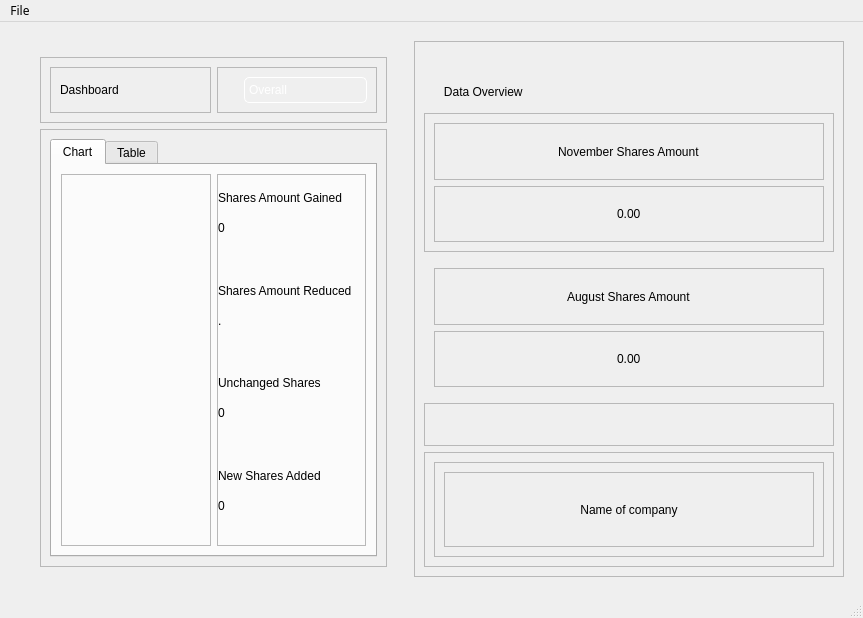
<?xml version="1.0" encoding="UTF-8"?>
<ui version="4.0">
 <class>MainWindow</class>
 <widget class="QMainWindow" name="MainWindow">
  <property name="geometry">
   <rect>
    <x>0</x>
    <y>0</y>
    <width>863</width>
    <height>618</height>
   </rect>
  </property>
  <property name="font">
   <font>
    <family>Railway</family>
   </font>
  </property>
  <property name="windowTitle">
   <string>MainWindow</string>
  </property>
  <property name="styleSheet">
   <string notr="true">@font-face{
	src:url(:/fonts/1x/Railway.otf)
}</string>
  </property>
  <property name="tabShape">
   <enum>QTabWidget::Rounded</enum>
  </property>
  <widget class="QWidget" name="centralwidget">
   <layout class="QVBoxLayout" name="verticalLayout_12">
    <item>
     <widget class="QFrame" name="frame_2">
      <property name="styleSheet">
       <string notr="true">#frame_2 {
	border-image: url(:/assets/1x/1x/Asset 3.png) 0 0 0 0 stretch stretch;
    background-color: transparent; /* Ensure the background does not affect child widgets */
}
</string>
      </property>
      <property name="frameShape">
       <enum>QFrame::StyledPanel</enum>
      </property>
      <property name="frameShadow">
       <enum>QFrame::Raised</enum>
      </property>
      <layout class="QHBoxLayout" name="horizontalLayout">
       <item>
        <widget class="QFrame" name="outerFrame">
         <property name="maximumSize">
          <size>
           <width>873</width>
           <height>16777215</height>
          </size>
         </property>
         <property name="styleSheet">
          <string notr="true">#outerFrame {
	border-image: url(:/assets/1x/1x/Asset 2.png) 0 0 0 0 stretch stretch;
    background-color: transparent; /* Ensure the background does not affect child widgets */
}
</string>
         </property>
         <property name="frameShape">
          <enum>QFrame::StyledPanel</enum>
         </property>
         <property name="frameShadow">
          <enum>QFrame::Raised</enum>
         </property>
         <layout class="QVBoxLayout" name="verticalLayout_2">
          <property name="leftMargin">
           <number>20</number>
          </property>
          <property name="topMargin">
           <number>15</number>
          </property>
          <property name="rightMargin">
           <number>20</number>
          </property>
          <item>
           <widget class="QFrame" name="frame_15">
            <property name="styleSheet">
             <string notr="true">@font-face {
        font-family: &quot;Railway&quot;;
        src: url(:/fonts/1x/Railway.otf);
    }
#comboBox{
	font-family:&quot;Railway&quot;;
	font-size: 14pt;
}
#label_2{
	color: rgb(255, 255, 255);
	font-family:&quot;Railway&quot;;
	font-size:10pt;
}
#label_3{
font-family:&quot;Railway&quot;;
font-size:18pt;
color: rgb(255, 255, 255);
}

</string>
            </property>
            <property name="frameShape">
             <enum>QFrame::StyledPanel</enum>
            </property>
            <property name="frameShadow">
             <enum>QFrame::Raised</enum>
            </property>
            <layout class="QHBoxLayout" name="horizontalLayout_6">
             <property name="leftMargin">
              <number>9</number>
             </property>
             <property name="topMargin">
              <number>9</number>
             </property>
             <property name="rightMargin">
              <number>9</number>
             </property>
             <item>
              <widget class="QFrame" name="frame_16">
               <property name="frameShape">
                <enum>QFrame::StyledPanel</enum>
               </property>
               <property name="frameShadow">
                <enum>QFrame::Raised</enum>
               </property>
               <layout class="QVBoxLayout" name="verticalLayout">
                <item>
                 <widget class="QLabel" name="label_3">
                  <property name="styleSheet">
                   <string notr="true"/>
                  </property>
                  <property name="text">
                   <string>Dashboard</string>
                  </property>
                  <property name="scaledContents">
                   <bool>true</bool>
                  </property>
                 </widget>
                </item>
               </layout>
              </widget>
             </item>
             <item>
              <widget class="QFrame" name="frame_17">
               <property name="frameShape">
                <enum>QFrame::StyledPanel</enum>
               </property>
               <property name="frameShadow">
                <enum>QFrame::Raised</enum>
               </property>
               <layout class="QVBoxLayout" name="verticalLayout_11">
                <item alignment="Qt::AlignRight|Qt::AlignVCenter">
                 <widget class="QComboBox" name="comboBox">
                  <property name="mouseTracking">
                   <bool>false</bool>
                  </property>
                  <property name="tabletTracking">
                   <bool>false</bool>
                  </property>
                  <property name="styleSheet">
                   <string notr="true">QComboBox {
    background: transparent;
    color: white;
    border: 1px solid white;
    border-radius: 5px; /* Optional: Rounded corners */
    padding: 4px;
}

QComboBox::drop-down {
    background: transparent;
    border: none;
    width: 20px;
}

QComboBox::down-arrow {
	image:url(:/assets/1x/1x/icons8-arrow-down-100.png);
    width: 16px;
    height: 16px;
}

QComboBox QAbstractItemView {
    background: rgba(0, 0, 0, 0.7);
    color: white;
    border: 1px solid white;
}
</string>
                  </property>
                  <property name="inputMethodHints">
                   <set>Qt::ImhNone</set>
                  </property>
                  <property name="currentIndex">
                   <number>0</number>
                  </property>
                  <property name="maxVisibleItems">
                   <number>10</number>
                  </property>
                  <property name="sizeAdjustPolicy">
                   <enum>QComboBox::AdjustToContents</enum>
                  </property>
                  <property name="minimumContentsLength">
                   <number>5</number>
                  </property>
                  <property name="duplicatesEnabled">
                   <bool>false</bool>
                  </property>
                  <property name="frame">
                   <bool>false</bool>
                  </property>
                  <property name="modelColumn">
                   <number>0</number>
                  </property>
                  <item>
                   <property name="text">
                    <string>Overall </string>
                   </property>
                  </item>
                  <item>
                   <property name="text">
                    <string>Shares Gained</string>
                   </property>
                  </item>
                  <item>
                   <property name="text">
                    <string>Shares Reduced</string>
                   </property>
                  </item>
                  <item>
                   <property name="text">
                    <string>Unchanged</string>
                   </property>
                  </item>
                  <item>
                   <property name="text">
                    <string>New added</string>
                   </property>
                  </item>
                 </widget>
                </item>
               </layout>
              </widget>
             </item>
            </layout>
           </widget>
          </item>
          <item>
           <widget class="QFrame" name="frame">
            <property name="sizePolicy">
             <sizepolicy hsizetype="Preferred" vsizetype="Preferred">
              <horstretch>0</horstretch>
              <verstretch>0</verstretch>
             </sizepolicy>
            </property>
            <property name="layoutDirection">
             <enum>Qt::LeftToRight</enum>
            </property>
            <property name="styleSheet">
             <string notr="true"/>
            </property>
            <property name="frameShape">
             <enum>QFrame::StyledPanel</enum>
            </property>
            <property name="frameShadow">
             <enum>QFrame::Raised</enum>
            </property>
            <layout class="QVBoxLayout" name="verticalLayout_10">
             <item>
              <widget class="QTabWidget" name="tabWidget">
               <property name="sizePolicy">
                <sizepolicy hsizetype="Preferred" vsizetype="Expanding">
                 <horstretch>0</horstretch>
                 <verstretch>0</verstretch>
                </sizepolicy>
               </property>
               <property name="layoutDirection">
                <enum>Qt::LeftToRight</enum>
               </property>
               <property name="styleSheet">
                <string notr="true">    @font-face {
        font-family: &quot;Railway&quot;;
        src: url(:/fonts/1x/Railway.otf);
    }
QTabWidget{
	color: rgb(255, 255, 255);
	font-family:&quot;Railway&quot;;
	font-size:13pt;
}
QTabWidget::pane {
		
        border: 0; /* Remove the border around the widget */
        background: transparent; /* Transparent background */
    }
    QTabBar::tab {
        background: transparent; /* Transparent tab background */
        color: white; /* Text color */

    }
    QTabBar::tab:selected {
        background: rgba(255, 255, 255, 0.2); /* Semi-transparent for selected tab */
    }
    QTabBar::tab:hover {
        background: rgba(255, 255, 255, 0.1); /* Hover effect */
    }</string>
               </property>
               <property name="tabPosition">
                <enum>QTabWidget::North</enum>
               </property>
               <property name="tabShape">
                <enum>QTabWidget::Rounded</enum>
               </property>
               <property name="currentIndex">
                <number>0</number>
               </property>
               <widget class="QWidget" name="tabWidgetPage2">
                <attribute name="title">
                 <string>Chart</string>
                </attribute>
                <layout class="QHBoxLayout" name="horizontalLayout_2">
                 <item>
                  <widget class="QFrame" name="frame_18">
                   <property name="sizePolicy">
                    <sizepolicy hsizetype="Expanding" vsizetype="Expanding">
                     <horstretch>0</horstretch>
                     <verstretch>0</verstretch>
                    </sizepolicy>
                   </property>
                   <property name="maximumSize">
                    <size>
                     <width>617</width>
                     <height>16777215</height>
                    </size>
                   </property>
                   <property name="styleSheet">
                    <string notr="true">    @font-face {
        font-family: &quot;Railway&quot;;
        src: url(:/fonts/1x/Railway.otf);
    }
#frame_18{
	font-family:&quot;Railway&quot;;
	background-color: transparent;
}</string>
                   </property>
                   <property name="frameShape">
                    <enum>QFrame::StyledPanel</enum>
                   </property>
                   <property name="frameShadow">
                    <enum>QFrame::Raised</enum>
                   </property>
                   <layout class="QVBoxLayout" name="verticalLayout_14">
                    <property name="leftMargin">
                     <number>1</number>
                    </property>
                    <property name="topMargin">
                     <number>1</number>
                    </property>
                    <property name="rightMargin">
                     <number>1</number>
                    </property>
                    <property name="bottomMargin">
                     <number>1</number>
                    </property>
                   </layout>
                  </widget>
                 </item>
                 <item>
                  <widget class="QFrame" name="frame_19">
                   <property name="sizePolicy">
                    <sizepolicy hsizetype="Expanding" vsizetype="Expanding">
                     <horstretch>0</horstretch>
                     <verstretch>0</verstretch>
                    </sizepolicy>
                   </property>
                   <property name="maximumSize">
                    <size>
                     <width>200</width>
                     <height>16777215</height>
                    </size>
                   </property>
                   <property name="styleSheet">
                    <string notr="true">    @font-face {
        font-family: &quot;Railway&quot;;
        src: url(:/fonts/1x/Railway.otf);
    }
QFrame{
	
	font-size: 14pt;
	font-family: &quot;Railway&quot;;
	color: rgb(255, 255, 255);
}
#high_lbl{
	color: rgb(0, 159, 0);
	font-size: 15pt;font-family: &quot;Railway&quot;;
}
#low_lbl{
	color: rgb(255, 0, 0);
	font-size: 15pt;font-family: &quot;Railway&quot;;
}
#equal_lbl{
	color: rgb(255, 255, 127);
	font-size: 15pt;font-family: &quot;Railway&quot;;
}
#new_lbl{
	color: rgb(0, 170, 255);
	font-size: 15pt;font-family: &quot;Railway&quot;;
}</string>
                   </property>
                   <property name="frameShape">
                    <enum>QFrame::StyledPanel</enum>
                   </property>
                   <property name="frameShadow">
                    <enum>QFrame::Raised</enum>
                   </property>
                   <layout class="QVBoxLayout" name="verticalLayout_13">
                    <property name="spacing">
                     <number>0</number>
                    </property>
                    <property name="leftMargin">
                     <number>0</number>
                    </property>
                    <property name="topMargin">
                     <number>0</number>
                    </property>
                    <property name="rightMargin">
                     <number>0</number>
                    </property>
                    <property name="bottomMargin">
                     <number>0</number>
                    </property>
                    <item alignment="Qt::AlignVCenter">
                     <widget class="QLabel" name="high">
                      <property name="text">
                       <string>Shares Amount Gained</string>
                      </property>
                      <property name="textFormat">
                       <enum>Qt::AutoText</enum>
                      </property>
                      <property name="scaledContents">
                       <bool>false</bool>
                      </property>
                      <property name="wordWrap">
                       <bool>false</bool>
                      </property>
                     </widget>
                    </item>
                    <item alignment="Qt::AlignTop">
                     <widget class="QLabel" name="high_lbl">
                      <property name="sizePolicy">
                       <sizepolicy hsizetype="Expanding" vsizetype="Preferred">
                        <horstretch>0</horstretch>
                        <verstretch>0</verstretch>
                       </sizepolicy>
                      </property>
                      <property name="text">
                       <string>0</string>
                      </property>
                      <property name="scaledContents">
                       <bool>true</bool>
                      </property>
                     </widget>
                    </item>
                    <item alignment="Qt::AlignVCenter">
                     <widget class="QLabel" name="low">
                      <property name="text">
                       <string>Shares Amount Reduced</string>
                      </property>
                     </widget>
                    </item>
                    <item alignment="Qt::AlignTop">
                     <widget class="QLabel" name="low_lbl">
                      <property name="sizePolicy">
                       <sizepolicy hsizetype="Expanding" vsizetype="Preferred">
                        <horstretch>0</horstretch>
                        <verstretch>0</verstretch>
                       </sizepolicy>
                      </property>
                      <property name="text">
                       <string>.</string>
                      </property>
                      <property name="scaledContents">
                       <bool>true</bool>
                      </property>
                     </widget>
                    </item>
                    <item>
                     <widget class="QLabel" name="equal">
                      <property name="styleSheet">
                       <string notr="true">#frame_19{
	color: rgb(255, 255, 255);
	font: 8pt &quot;Railway&quot;;
}</string>
                      </property>
                      <property name="text">
                       <string>Unchanged Shares </string>
                      </property>
                     </widget>
                    </item>
                    <item alignment="Qt::AlignTop">
                     <widget class="QLabel" name="equal_lbl">
                      <property name="sizePolicy">
                       <sizepolicy hsizetype="Expanding" vsizetype="Preferred">
                        <horstretch>0</horstretch>
                        <verstretch>0</verstretch>
                       </sizepolicy>
                      </property>
                      <property name="text">
                       <string>0</string>
                      </property>
                      <property name="scaledContents">
                       <bool>true</bool>
                      </property>
                     </widget>
                    </item>
                    <item>
                     <widget class="QLabel" name="new_">
                      <property name="text">
                       <string>New Shares Added</string>
                      </property>
                     </widget>
                    </item>
                    <item alignment="Qt::AlignTop">
                     <widget class="QLabel" name="new_lbl">
                      <property name="sizePolicy">
                       <sizepolicy hsizetype="Expanding" vsizetype="Preferred">
                        <horstretch>0</horstretch>
                        <verstretch>0</verstretch>
                       </sizepolicy>
                      </property>
                      <property name="text">
                       <string>0</string>
                      </property>
                      <property name="scaledContents">
                       <bool>true</bool>
                      </property>
                     </widget>
                    </item>
                   </layout>
                  </widget>
                 </item>
                </layout>
               </widget>
               <widget class="QWidget" name="tabWidgetPage1">
                <attribute name="title">
                 <string>Table</string>
                </attribute>
                <layout class="QVBoxLayout" name="verticalLayout_15">
                 <item>
                  <widget class="QFrame" name="frame_20">
                   <property name="frameShape">
                    <enum>QFrame::StyledPanel</enum>
                   </property>
                   <property name="frameShadow">
                    <enum>QFrame::Raised</enum>
                   </property>
                   <layout class="QVBoxLayout" name="verticalLayout_16">
                    <property name="leftMargin">
                     <number>0</number>
                    </property>
                    <property name="topMargin">
                     <number>0</number>
                    </property>
                    <property name="rightMargin">
                     <number>0</number>
                    </property>
                    <property name="bottomMargin">
                     <number>0</number>
                    </property>
                    <item>
                     <widget class="QTableWidget" name="tableWidget">
                      <property name="layoutDirection">
                       <enum>Qt::LeftToRight</enum>
                      </property>
                      <property name="styleSheet">
                       <string notr="true">QTableWidget, QTableView {
    background-color: #2b2b2b;  /* Dark gray background */
    border: 2px solid #444444;  /* Border around the table */
    border-radius: 10px;  /* Rounded corners for the table */
    color: white;  /* White text */
    gridline-color: #555555;  /* Gridline color */
    font-size: 14px;  /* Font size */
    font-family: Arial, sans-serif;  /* Font family */
    selection-background-color: #454545;  /* Background color for selected cells */
    selection-color: white;  /* Text color for selected cells */
}

QHeaderView {
    background-color: #3a3a3a;  /* Header background */
    border: none;  /* No border around headers */
    color: white;  /* Header text color */
    font-size: 15px;  /* Header font size */
    font-weight: bold;  /* Bold text for headers */
}

QHeaderView::section {
    background-color: #3a3a3a;  /* Header section background */
    color: white;  /* Header section text color */
    padding: 5px;  /* Padding inside the header */
    border: 1px solid #444444;  /* Header border */
    border-radius: 5px;  /* Rounded edges for header sections */
    text-align: center;  /* Centered header text */
}

QHeaderView::section:first {
    border-top-left-radius: 10px;  /* Rounded top-left corner of the first section */
}

QHeaderView::section:last {
    border-top-right-radius: 10px;  /* Rounded top-right corner of the last section */
}

QTableWidget::item {
    background-color: #2b2b2b;  /* Cell background color */
    padding: 5px;  /* Padding for cell content */
    border: none;  /* No border for cells */
}

QTableWidget::item:selected {
    background-color: #555555;  /* Background for selected cells */
    color: white;  /* Text color for selected cells */
}

QScrollBar:vertical {
    background: #2b2b2b;  /* Scrollbar background */
    width: 10px;
}

QScrollBar::handle:vertical {
    background: #555555;  /* Scrollbar handle */
    border-radius: 5px;  /* Rounded scrollbar handle */
}

QScrollBar::add-line:vertical, QScrollBar::sub-line:vertical {
    background: none;
}
</string>
                      </property>
                      <property name="editTriggers">
                       <set>QAbstractItemView::NoEditTriggers</set>
                      </property>
                      <property name="alternatingRowColors">
                       <bool>false</bool>
                      </property>
                      <property name="showGrid">
                       <bool>true</bool>
                      </property>
                      <property name="gridStyle">
                       <enum>Qt::NoPen</enum>
                      </property>
                      <property name="sortingEnabled">
                       <bool>false</bool>
                      </property>
                      <attribute name="horizontalHeaderDefaultSectionSize">
                       <number>150</number>
                      </attribute>
                      <attribute name="horizontalHeaderHighlightSections">
                       <bool>true</bool>
                      </attribute>
                      <attribute name="horizontalHeaderStretchLastSection">
                       <bool>true</bool>
                      </attribute>
                      <attribute name="verticalHeaderVisible">
                       <bool>false</bool>
                      </attribute>
                      <attribute name="verticalHeaderMinimumSectionSize">
                       <number>30</number>
                      </attribute>
                      <attribute name="verticalHeaderDefaultSectionSize">
                       <number>40</number>
                      </attribute>
                      <row>
                       <property name="text">
                        <string>New Row</string>
                       </property>
                      </row>
                      <row>
                       <property name="text">
                        <string>New Row</string>
                       </property>
                      </row>
                      <column>
                       <property name="text">
                        <string>New Column</string>
                       </property>
                      </column>
                     </widget>
                    </item>
                   </layout>
                  </widget>
                 </item>
                </layout>
               </widget>
              </widget>
             </item>
            </layout>
           </widget>
          </item>
         </layout>
        </widget>
       </item>
       <item>
        <widget class="QFrame" name="frame_3">
         <property name="maximumSize">
          <size>
           <width>430</width>
           <height>16777215</height>
          </size>
         </property>
         <property name="styleSheet">
          <string notr="true">#frame_3{
	border-image: url(:/assets/1x/1x/Asset 5.png)	 0 0 0 0 stretch stretch;
    background-color: transparent; /* Ensure the background does not affect child widgets */
}
    @font-face {
        font-family: &quot;Railway&quot;;
        src: url(:/fonts/1x/Railway.otf);
    }
#label_4{
	 font-family: &quot;Railway&quot;;
	font-size:30px
}
#label_2{
	
	border-image: url(:/assets/1x/1x/Asset 6.png);
	 font-family: &quot;Railway&quot;;
	font-size:20px
}

</string>
         </property>
         <property name="frameShape">
          <enum>QFrame::StyledPanel</enum>
         </property>
         <property name="frameShadow">
          <enum>QFrame::Raised</enum>
         </property>
         <layout class="QVBoxLayout" name="verticalLayout_3">
          <item alignment="Qt::AlignHCenter">
           <widget class="QFrame" name="frame_12">
            <property name="maximumSize">
             <size>
              <width>20</width>
              <height>20</height>
             </size>
            </property>
            <property name="frameShape">
             <enum>QFrame::StyledPanel</enum>
            </property>
            <property name="frameShadow">
             <enum>QFrame::Raised</enum>
            </property>
           </widget>
          </item>
          <item>
           <widget class="QLabel" name="label_4">
            <property name="maximumSize">
             <size>
              <width>16777215</width>
              <height>30</height>
             </size>
            </property>
            <property name="styleSheet">
             <string notr="true"/>
            </property>
            <property name="text">
             <string>      Data Overview</string>
            </property>
           </widget>
          </item>
          <item>
           <widget class="QFrame" name="frame_4">
            <property name="maximumSize">
             <size>
              <width>16777215</width>
              <height>150</height>
             </size>
            </property>
            <property name="styleSheet">
             <string notr="true">border-image: url(:/assets/1x/1x/Asset 4.png);
</string>
            </property>
            <property name="frameShape">
             <enum>QFrame::StyledPanel</enum>
            </property>
            <property name="frameShadow">
             <enum>QFrame::Raised</enum>
            </property>
            <layout class="QVBoxLayout" name="verticalLayout_6">
             <item>
              <widget class="QFrame" name="frame_10">
               <property name="styleSheet">
                <string notr="true">    @font-face {
        font-family: &quot;Railway&quot;;
        src: url(:/fonts/1x/Railway.otf);
    }
#date_label1{
	 font-family: &quot;Railway&quot;;
	font-size:12px
}
#label_5{
	font-family:&quot;Railway&quot;;
	font-size:18px;
}
</string>
               </property>
               <property name="frameShape">
                <enum>QFrame::StyledPanel</enum>
               </property>
               <property name="frameShadow">
                <enum>QFrame::Raised</enum>
               </property>
               <layout class="QHBoxLayout" name="horizontalLayout_4">
                <item alignment="Qt::AlignHCenter">
                 <widget class="QLabel" name="label_5">
                  <property name="styleSheet">
                   <string notr="true"/>
                  </property>
                  <property name="text">
                   <string>November Shares Amount</string>
                  </property>
                 </widget>
                </item>
               </layout>
              </widget>
             </item>
             <item>
              <widget class="QFrame" name="frame_9">
               <property name="styleSheet">
                <string notr="true">    @font-face {
        font-family: &quot;Railway&quot;;
        src: url(:/fonts/1x/Railway.otf);
    }
#sale_label{
	 font-family: &quot;Railway&quot;;
	font-size:30px
}
</string>
               </property>
               <property name="frameShape">
                <enum>QFrame::StyledPanel</enum>
               </property>
               <property name="frameShadow">
                <enum>QFrame::Raised</enum>
               </property>
               <layout class="QVBoxLayout" name="verticalLayout_7">
                <item alignment="Qt::AlignHCenter">
                 <widget class="QLabel" name="sale_label">
                  <property name="styleSheet">
                   <string notr="true"/>
                  </property>
                  <property name="text">
                   <string>0.00</string>
                  </property>
                  <property name="scaledContents">
                   <bool>true</bool>
                  </property>
                 </widget>
                </item>
               </layout>
              </widget>
             </item>
            </layout>
           </widget>
          </item>
          <item>
           <widget class="QFrame" name="frame_5">
            <property name="maximumSize">
             <size>
              <width>16777215</width>
              <height>150</height>
             </size>
            </property>
            <property name="styleSheet">
             <string notr="true">
#frame_5{
	border-image: url(:/assets/1x/1x/Asset 4.png) 0 0 0 0 stretch stretch;
    background-color: transparent; /* Ensure the background does not affect child widgets */
}</string>
            </property>
            <property name="frameShape">
             <enum>QFrame::StyledPanel</enum>
            </property>
            <property name="frameShadow">
             <enum>QFrame::Raised</enum>
            </property>
            <layout class="QVBoxLayout" name="verticalLayout_4">
             <item>
              <widget class="QFrame" name="frame_8">
               <property name="styleSheet">
                <string notr="true">    @font-face {
        font-family: &quot;Railway&quot;;
        src: url(:/fonts/1x/Railway.otf);
    }
#date_label_2{
	 font-family: &quot;Railway&quot;;
	font-size:12px
}
#label{
	font-family:&quot;Railway&quot;;
	font-size:18px;
}
</string>
               </property>
               <property name="frameShape">
                <enum>QFrame::StyledPanel</enum>
               </property>
               <property name="frameShadow">
                <enum>QFrame::Raised</enum>
               </property>
               <layout class="QHBoxLayout" name="horizontalLayout_3">
                <item alignment="Qt::AlignHCenter">
                 <widget class="QLabel" name="label">
                  <property name="styleSheet">
                   <string notr="true"/>
                  </property>
                  <property name="text">
                   <string>August Shares Amount</string>
                  </property>
                 </widget>
                </item>
               </layout>
              </widget>
             </item>
             <item>
              <widget class="QFrame" name="frame_7">
               <property name="styleSheet">
                <string notr="true">    @font-face {
        font-family: &quot;Railway&quot;;
        src: url(:/fonts/1x/Railway.otf);
    }
#buy_label{
	font-family:&quot;Railway&quot;;
	font-size:30px;
}
</string>
               </property>
               <property name="frameShape">
                <enum>QFrame::StyledPanel</enum>
               </property>
               <property name="frameShadow">
                <enum>QFrame::Raised</enum>
               </property>
               <layout class="QVBoxLayout" name="verticalLayout_5">
                <item alignment="Qt::AlignHCenter">
                 <widget class="QLabel" name="buy_label">
                  <property name="styleSheet">
                   <string notr="true"/>
                  </property>
                  <property name="text">
                   <string>0.00</string>
                  </property>
                  <property name="scaledContents">
                   <bool>true</bool>
                  </property>
                 </widget>
                </item>
               </layout>
              </widget>
             </item>
            </layout>
           </widget>
          </item>
          <item>
           <widget class="QFrame" name="frame_14">
            <property name="maximumSize">
             <size>
              <width>16777215</width>
              <height>43</height>
             </size>
            </property>
            <property name="frameShape">
             <enum>QFrame::StyledPanel</enum>
            </property>
            <property name="frameShadow">
             <enum>QFrame::Raised</enum>
            </property>
           </widget>
          </item>
          <item>
           <widget class="QFrame" name="frame_6">
            <property name="maximumSize">
             <size>
              <width>16777215</width>
              <height>115</height>
             </size>
            </property>
            <property name="frameShape">
             <enum>QFrame::StyledPanel</enum>
            </property>
            <property name="frameShadow">
             <enum>QFrame::Raised</enum>
            </property>
            <layout class="QVBoxLayout" name="verticalLayout_8">
             <item>
              <widget class="QFrame" name="frame_13">
               <property name="font">
                <font>
                 <pointsize>13</pointsize>
                </font>
               </property>
               <property name="frameShape">
                <enum>QFrame::StyledPanel</enum>
               </property>
               <property name="frameShadow">
                <enum>QFrame::Raised</enum>
               </property>
               <layout class="QVBoxLayout" name="verticalLayout_9">
                <item>
                 <widget class="QFrame" name="frame_11">
                  <property name="frameShape">
                   <enum>QFrame::StyledPanel</enum>
                  </property>
                  <property name="frameShadow">
                   <enum>QFrame::Raised</enum>
                  </property>
                  <layout class="QHBoxLayout" name="horizontalLayout_5">
                   <item>
                    <widget class="QLabel" name="label_2">
                     <property name="sizePolicy">
                      <sizepolicy hsizetype="Expanding" vsizetype="Expanding">
                       <horstretch>0</horstretch>
                       <verstretch>0</verstretch>
                      </sizepolicy>
                     </property>
                     <property name="maximumSize">
                      <size>
                       <width>16777215</width>
                       <height>60</height>
                      </size>
                     </property>
                     <property name="text">
                      <string>Name of company</string>
                     </property>
                     <property name="scaledContents">
                      <bool>true</bool>
                     </property>
                     <property name="alignment">
                      <set>Qt::AlignCenter</set>
                     </property>
                    </widget>
                   </item>
                  </layout>
                 </widget>
                </item>
               </layout>
              </widget>
             </item>
            </layout>
           </widget>
          </item>
         </layout>
        </widget>
       </item>
      </layout>
     </widget>
    </item>
   </layout>
  </widget>
  <widget class="QMenuBar" name="menubar">
   <property name="geometry">
    <rect>
     <x>0</x>
     <y>0</y>
     <width>863</width>
     <height>23</height>
    </rect>
   </property>
   <widget class="QMenu" name="menumenu">
    <property name="title">
     <string>File</string>
    </property>
    <addaction name="actionnew"/>
    <addaction name="actionQuit"/>
   </widget>
   <addaction name="menumenu"/>
  </widget>
  <widget class="QStatusBar" name="statusbar"/>
  <action name="actionNew">
   <property name="text">
    <string>New</string>
   </property>
  </action>
  <action name="actionOpen">
   <property name="text">
    <string>Open</string>
   </property>
  </action>
  <action name="actionExit">
   <property name="text">
    <string>Exit</string>
   </property>
  </action>
  <action name="actionnew">
   <property name="text">
    <string>new</string>
   </property>
  </action>
  <action name="actionQuit">
   <property name="text">
    <string>Quit</string>
   </property>
  </action>
 </widget>
 <resources>
  <include location="resource.qrc"/>
 </resources>
 <connections/>
</ui>
